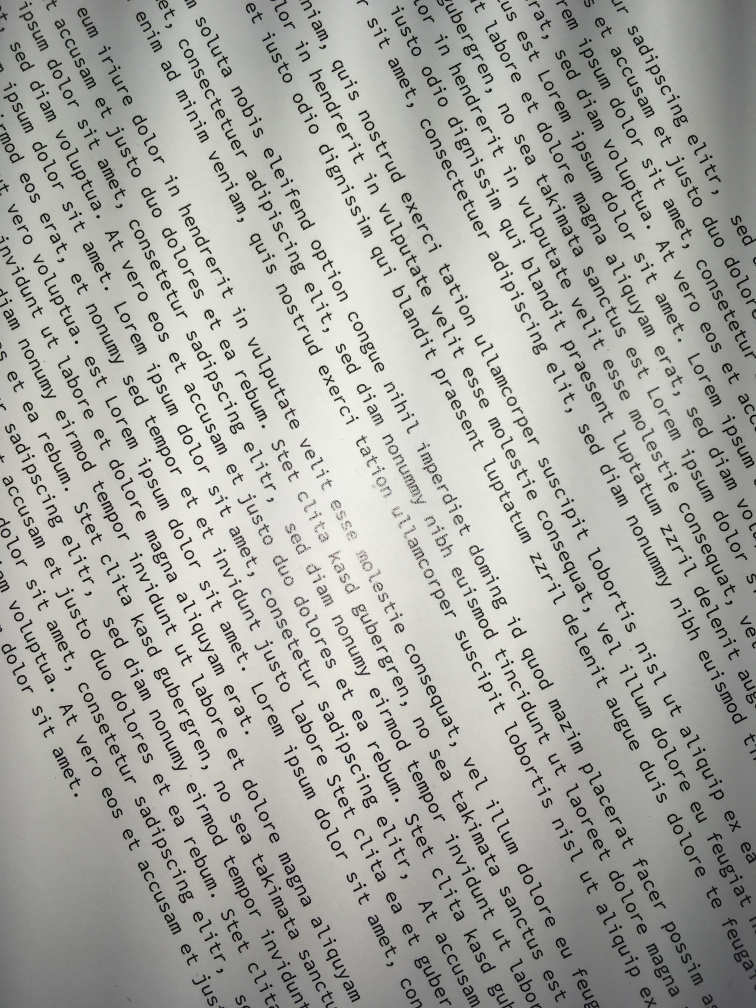
#> input picture data/text_1.jpg, 3024 x 4032 px (shown at 1/4 size); its folder holds 3 pictures in this run
$ python 'ü1.py'
#> lines starting #> are read from the running program, lines starting #| are printed output that depends on the picture
import numpy as np
import cv2

KERNEL_SIZE = 20

# Einlesen des Bildes
filepath = "../../data/text_%s.jpg"
images = list()
for i in [1, 2, 3]:
    img = cv2.imread(filepath % i)
#> img is the input picture: shape (4032, 3024, 3); mean B, G, R 164.3, 169.3, 169
    img = cv2.resize(img, (500, 500))
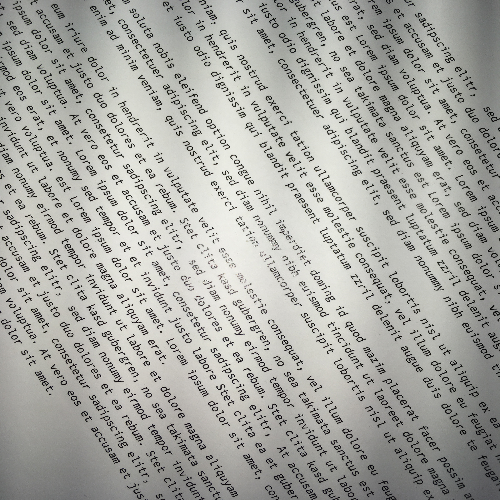
#> img: shape (500, 500, 3); mean B, G, R 164.2, 169.2, 168.8
    images.append(img)
#> pass 2 of the loop `for i in [1, 2, 3]:`:
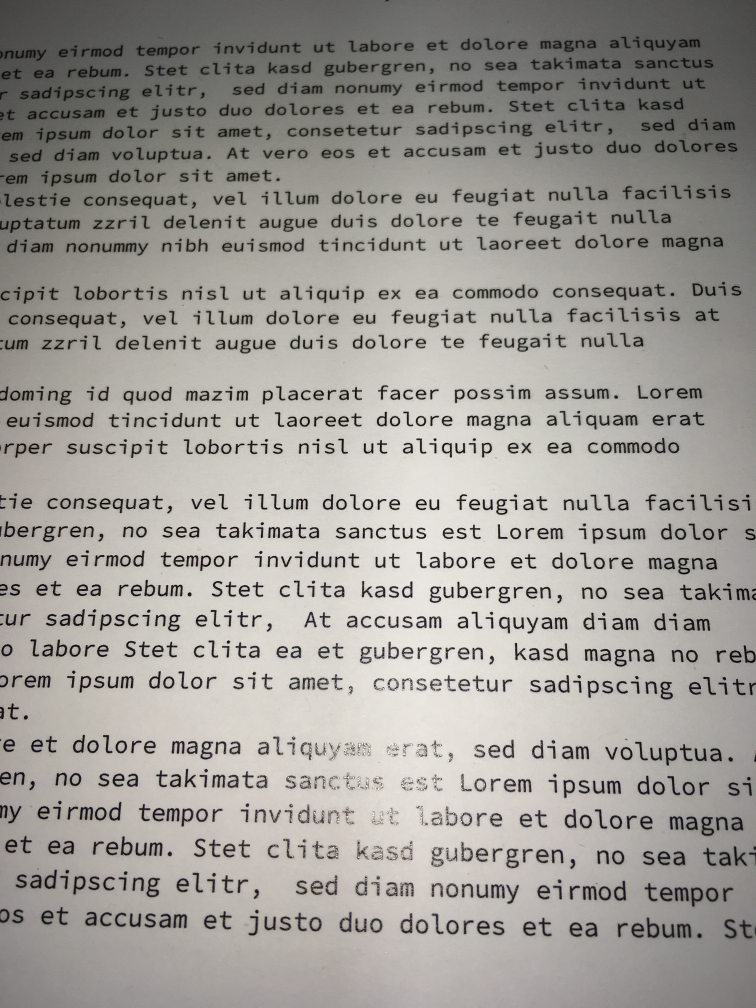
#> input picture data/text_2.jpg, 3024 x 4032 px (shown at 1/4 size)
#> img is the input picture: shape (4032, 3024, 3); mean B, G, R 151.5, 156.4, 159.2
#> `img = cv2.resize(img, (500, 500))`:
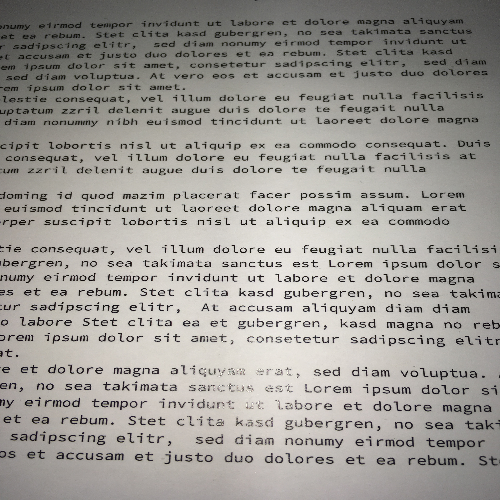
#> img: shape (500, 500, 3); mean B, G, R 151.3, 156.3, 159
#> pass 3 of the loop `for i in [1, 2, 3]:`:
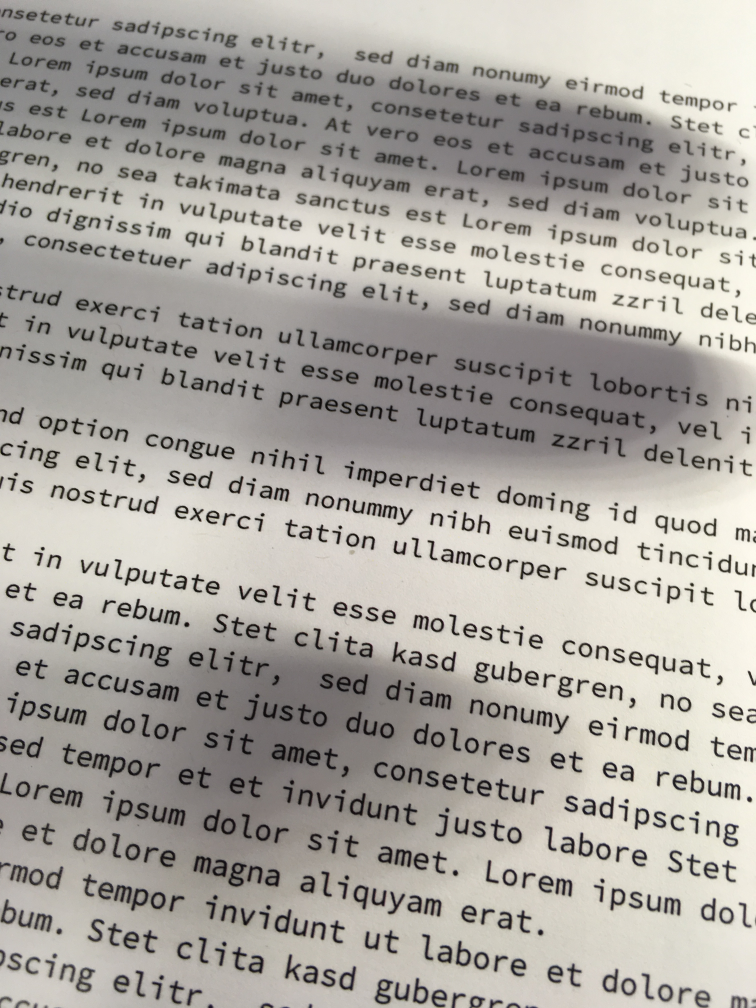
#> input picture data/text_3.jpg, 3024 x 4032 px (shown at 1/4 size)
#> img is the input picture: shape (4032, 3024, 3); mean B, G, R 159.6, 165.8, 169.6
#> `img = cv2.resize(img, (500, 500))`:
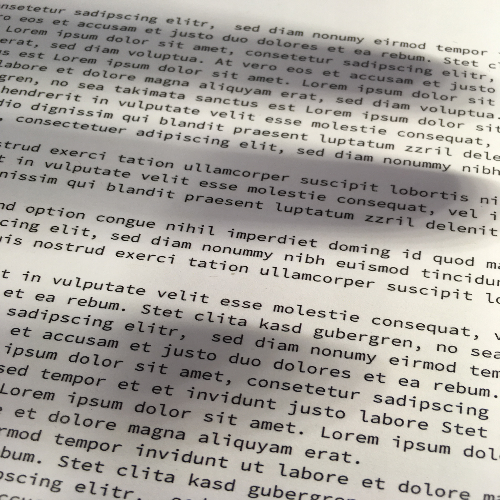
#> img: shape (500, 500, 3); mean B, G, R 159.5, 165.7, 169.5
